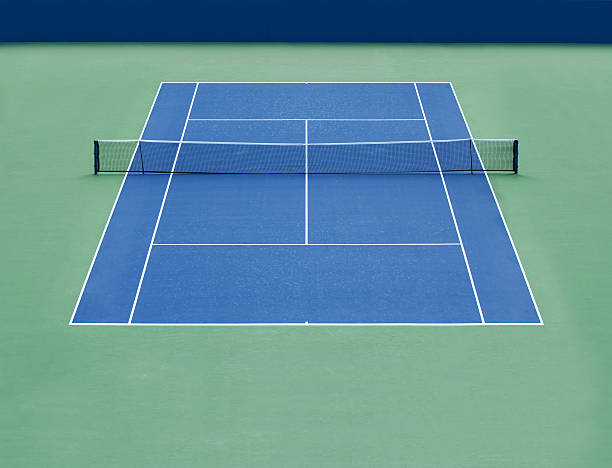
#> input picture court-detection/input/blank_tennis_court.jpg, 612 x 468 px
$ python court_detection1.py --input input/blank_tennis_court.jpg
#> lines starting #> are read from the running program, lines starting #| are printed output that depends on the picture; after the words box and inside, x2 and y2 are one past the last pixel; in counts of white or black regions, pixels touching at a corner belong together
# USAGE
# python court_detection1.py --input input/kta_court.png
#
# author: Stephan Janssen
#

# import the necessary packages
import cv2
import numpy as np
import matplotlib.pyplot as plt
import argparse

# construct the argument parse and parse the arguments
ap = argparse.ArgumentParser()
ap.add_argument("-i", "--input", required=True, help="path to input image file")
args = vars(ap.parse_args())

# read image from input arg
img = cv2.imread(args["input"])
#> img is the input picture: shape (468, 612, 3); mean B, G, R 153.8, 146.3, 98

# convert to HSV image
hsv_img = cv2.cvtColor(img, cv2.COLOR_BGR2HSV)
#> hsv_img: shape (468, 612, 3); mean H, S, V 86.4, 115.1, 170.7

# HARD CODED COURT COLOR :(
court_color = np.uint8([[[135,67,72]]])

hsv_court_color = cv2.cvtColor(court_color, cv2.COLOR_BGR2HSV)
hue = hsv_court_color[0][0][0]

# define range of blue color in HSV - Again HARD CODED! :(
lower_color = np.array([hue - 10,10,10])
upper_color = np.array([hue + 10,255,255])

# Threshold the HSV image to get only blue colors
mask = cv2.inRange(hsv_img, lower_color, upper_color)
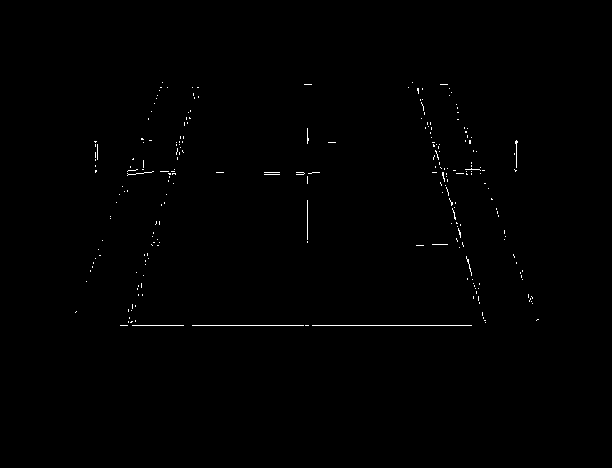
#> mask: shape (468, 612); 0.43% white in thin lines or dots, all inside (x1, y1, x2, y2) = (75, 82, 539, 326)

# Bitwise-AND mask and original image
res = cv2.bitwise_and(img,img, mask= mask)

# Show original image
plt.imshow(cv2.cvtColor(img, cv2.COLOR_BGR2RGB))
plt.title('Original Image')
plt.show()

# Show masked image
plt.imshow(mask, cmap='Greys')
plt.title('Mask')
plt.savefig('output/mask.jpg')
plt.show()

gray = cv2.cvtColor(img,cv2.COLOR_BGR2GRAY)
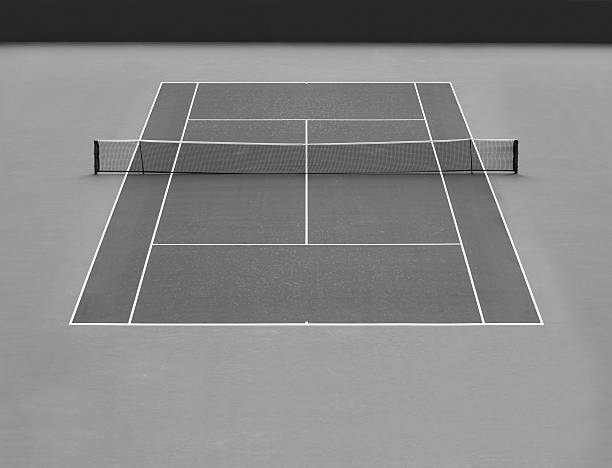
#> gray: shape (468, 612); min 0, max 255, mean 132.7
plt.imshow(gray)
plt.title("Gray")
plt.show()

edges = cv2.Canny(gray, 50, 150, apertureSize = 3)
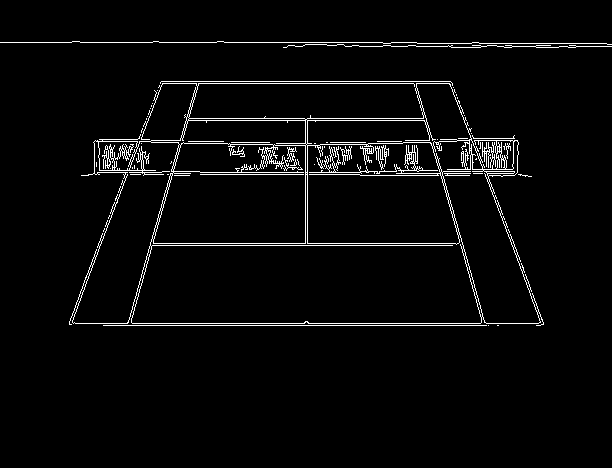
#> edges: shape (468, 612); 3.3% white in thin lines or dots, all inside (x1, y1, x2, y2) = (0, 41, 612, 326)
plt.imshow(edges)
plt.title("Edges")
plt.show()

minLineLength = 100
maxLineGap = 5
lines = cv2.HoughLinesP(edges, 1, np.pi/180, 100, minLineLength, maxLineGap)
#> lines = 108 rows, first 6: [132, 323, 304, 323], [224, 42, 382, 42], [103, 325, 486, 325], [198, 83, 413, 83], [152, 245, 452, 245], [161, 81, 450, 81]
print(lines[0])
#| [[132 323 304 323]]
print(lines[1])
#| [[224  42 382  42]]
print(lines[2])
#| [[103 325 486 325]]
print(lines[3])
#| [[198  83 413  83]]

# Green color in BGR
# LINE_COLOR = (255, 255, 255)
LINE_COLOR = (0, 0, 0)

for x1, y1, x2, y2 in lines[0]:
    # cv2.line(image, start_point, end_point, color, thickness)
    cv2.line(img, (x1,y1), (x2,y2), LINE_COLOR, 10)
#> this loop made 1 pass
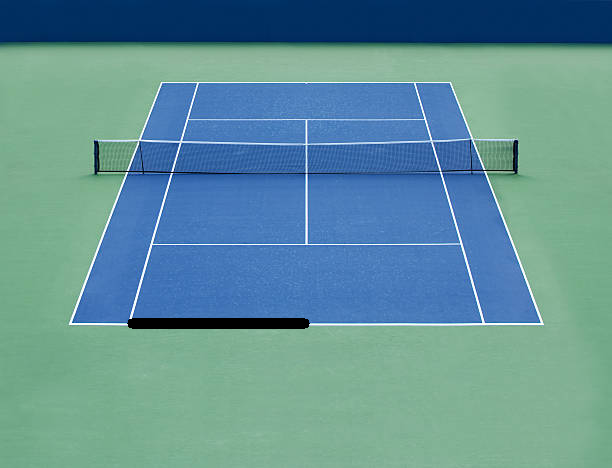
#> img: shape (468, 612, 3); 0.69% of pixels changed, all inside (x1, y1, x2, y2) = (127, 318, 310, 329)

for x1, y1, x2, y2 in lines[1]:
    cv2.line(img, (x1,y1), (x2,y2), LINE_COLOR, 10)
#> this loop made 1 pass
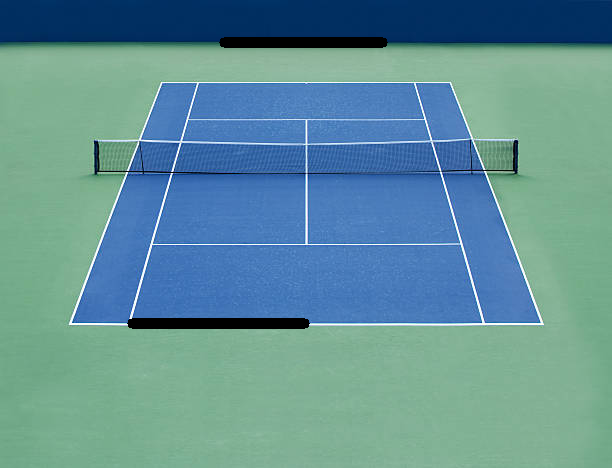
#> img: shape (468, 612, 3); 0.64% of pixels changed, all inside (x1, y1, x2, y2) = (219, 37, 388, 48)

for x1, y1, x2, y2 in lines[2]:
    cv2.line(img, (x1,y1), (x2,y2), LINE_COLOR, 10)
#> this loop made 1 pass
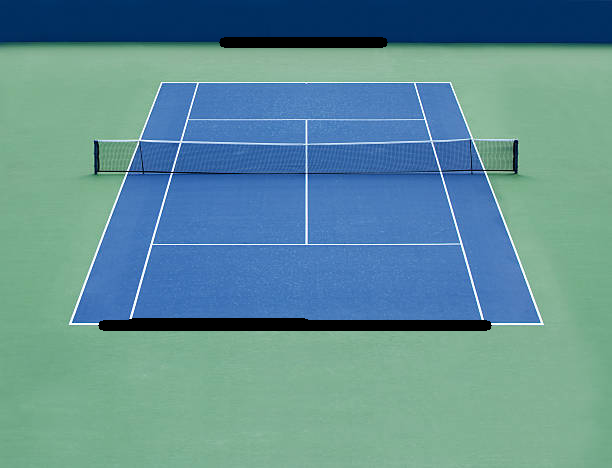
#> img: shape (468, 612, 3); 0.93% of pixels changed, all inside (x1, y1, x2, y2) = (98, 320, 492, 331)

plt.imshow(img)
plt.title('Hough Lines')
plt.show()

# Erosion
kernel = np.ones((2,2),np.uint8)
erosions2 = cv2.erode(mask, kernel, iterations = 5)
#> erosions2: shape (468, 612); every value is 0
plt.imshow(erosions2)
plt.title('Erosions')
plt.show()

# Dilation
dilation = cv2.dilate(mask, kernel, iterations = 3)
#> dilation: shape (468, 612); 2.4% white; 80 white regions (18 under 20 px), largest, box (x1, y1, x2, y2) and area: (192, 325, 475, 329) 1132, (432, 142, 464, 245) 764, (120, 317, 187, 329) 329
plt.imshow(dilation)
plt.title('Dilation')
plt.show()

# Opening
opening = cv2.morphologyEx(mask, cv2.MORPH_OPEN, kernel)
#> opening: shape (468, 612); 0.03% white in thin lines or dots, all inside (x1, y1, x2, y2) = (96, 89, 519, 263)
plt.imshow(opening)
plt.title('Opening')
plt.show()

# Closing
closing = cv2.morphologyEx(mask, cv2.MORPH_CLOSE, kernel)
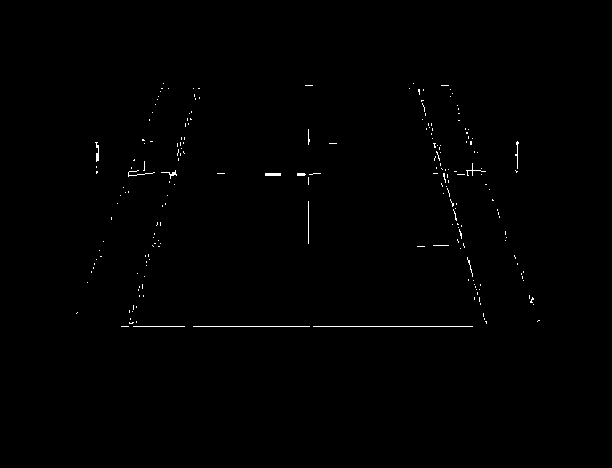
#> closing: shape (468, 612); 0.45% white in thin lines or dots, all inside (x1, y1, x2, y2) = (76, 83, 540, 327)
plt.imshow(closing)
plt.title('Closing')
plt.show()
